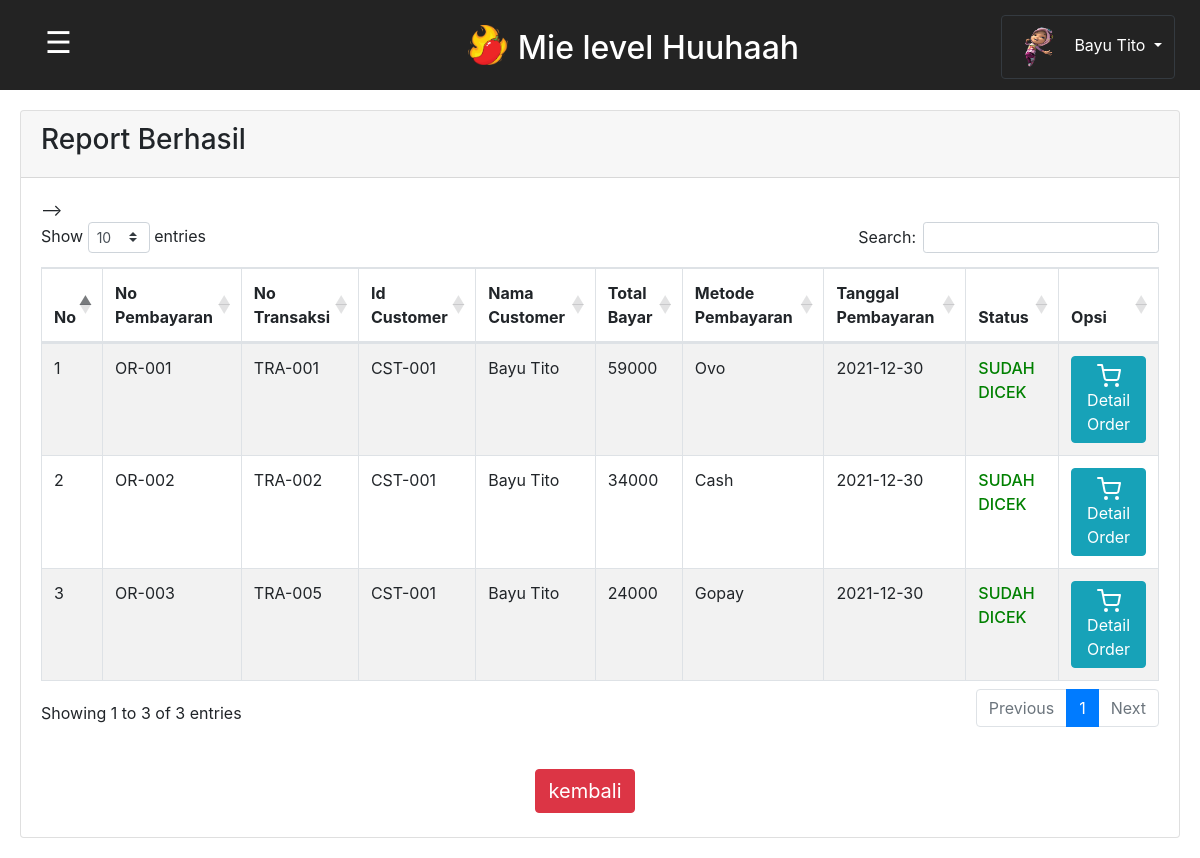
The app's page /report_berhasil_cst.php (signed in) with its own data.
### tables this page shows
CREATE TABLE `customer` (
  `id_cst` varchar(20) NOT NULL,
  `nama_cst` varchar(50) DEFAULT NULL,
  `alamat_cst` varchar(30) DEFAULT NULL,
  `nohp_cst` varchar(30) DEFAULT NULL,
  `username` varchar(30) NOT NULL,
  `password` varchar(30) NOT NULL,
  `foto_cst` varchar(30) DEFAULT NULL
);

CREATE TABLE `bayar_berhasil` (
  `no_bayar` varchar(20) NOT NULL,
  `no_transaksi` varchar(20) NOT NULL,
  `id_cst` varchar(20) NOT NULL,
  `total_byr` int(50) NOT NULL,
  `jenis_byr` varchar(20) NOT NULL,
  `tgl_byr` date NOT NULL,
  `status` varchar(20) NOT NULL
);

### functions.php (called while the page is built, shortened)
<?php
$conn = mysqli_connect("localhost", "root", "", "dbresto");
function query($query){
	global $conn;
	$result = mysqli_query($conn, $query);
	$rows = [];
	while ($row = mysqli_fetch_assoc($result)){
		$rows[] = $row;
	}
	return $rows;
}
?>

### report_berhasil_cst.php (the view, shortened to what this page needs)
<?php
require "functions.php";
$id = $_SESSION['id_cst'];
$menu = query("SELECT bayar_berhasil.no_bayar, bayar_berhasil.no_transaksi, bayar_berhasil.id_cst, customer.nama_cst, bayar_berhasil.total_byr,
        bayar_berhasil.jenis_byr, bayar_berhasil.tgl_byr, bayar_berhasil.status FROM bayar_berhasil, customer WHERE bayar_berhasil.id_cst = customer.id_cst AND bayar_berhasil.id_cst = '$id'");
?>
<!DOCTYPE html>
<html lang="en">
<head>
    <link rel="stylesheet" href="style.css?v=1.0">
    <link rel="stylesheet" type="text/css" href="https://cdnjs.cloudflare.com/ajax/libs/twitter-bootstrap/4.5.2/css/bootstrap.css">
	<link rel="stylesheet" type="text/css" href="https://cdn.datatables.net/1.10.22/css/dataTables.bootstrap4.min.css">
</head>
<body>
        <div class="judul sticky-top">
            <button class="openbtn" onclick="openNav()">&#9776;</button>
            <div class="brand row align-items-center justify-content-center">
                <img src="img/logo.png" class="logo">
                <h2>Mie level Huuhaah</h2>
            </div>
            <div class="account">
                <div class="dropdown">
                        <?php
                            $id = $_SESSION['id_cst'];
                            $hasil = mysqli_query($conn,"SELECT * FROM customer WHERE id_cst = '$id'");
                            $data = mysqli_fetch_assoc($hasil);
                        ?>
                    <button class="btn btn-dark dropdown-toggle" type="button" id="dropdownMenuButton2" data-bs-toggle="dropdown" aria-expanded="true">
                        <img src="photo/<?= $data['foto_cst'];?>" class="bulat" style="background-size:cover;"><?= $data['nama_cst'];?>
                    </button>
                </div>
            </div>
        </div>
        <div class="content" id="content">
                <div class="card">
		            <div class="card-header">
			            <h3>Report Berhasil</h3>
		            </div>
                    <div class="card-body">
                        <table border="1" id="example" class="table table-striped table-bordered" cellspacing="0" width="100%">
                            <thead>
                                <tr>
                                    <th>No</th>
                                    <th>No Pembayaran</th>
                                    <th>No Transaksi</th>
                                    <th>Id Customer</th>
                                    <th>Nama Customer</th>
                                    <th>Total Bayar</th>
                                    <th>Metode Pembayaran</th>
                                    <th>Tanggal Pembayaran</th>
                                    <th>Status</th>
                                    <th>Opsi</th>
                                </tr>
                            </thead>
                           <!-- <?php $i=1; ?>
                            <?php foreach ($menu as $row): ?> -->
                                <tr>
                                    <td><?= $i; ?></td>
                                    <td><?= $row["no_bayar"]; ?></td>
                                    <td><?= $row["no_transaksi"]; ?></td>
                                    <td><?= $row["id_cst"]; ?></td>
                                    <td><?= $row["nama_cst"]; ?></td>
                                    <td><?= $row["total_byr"]; ?></td>
                                    <td><?= $row["jenis_byr"]; ?></td>
                                    <td><?= $row["tgl_byr"]; ?></td>
                                    <td style="color:green; font-weight:500;"><?= $row["status"]; ?></td>
                                    <td>
                                        <a href="report_order_cst.php?id=<?=$row['no_transaksi']?>" class="link btn btn-info"> <span data-feather="shopping-cart"></span> Detail Order</a>
                                    </td>
                                </tr>
                            <!-- <?php $i++;?>
                            <?php endforeach ?> --> -->
                        </table>
                        <div class="col-12 row justify-content-center mt-3 mb-1">
                                <a  href="report_cst.php"
                                    name="bayar" id="bayar"
                                    style="font-size: 20px;" name="detail"
                                    class="btn btn-danger mt-4">
                                    kembali
                                </a>
                        </div>
                    </div>
                </div>
        </div>
</body>
</html>

### style.css (style rules this page uses)
body { font-family: 'roboto'; background-color: #ddd; }
.judul { background: #232323; padding: 25px; width: 100%; }
.judul h2 { text-align: center; height: 15px; color: #ffffff; margin-top: -10px; }
.brand img { width: 40px; height: 40px; margin: 0 10px 0 0; }
.openbtn { font-size: 30px; float: left; cursor: pointer; background-color: #232323; color: white; padding: 5px 20px; border: none; text-align: start; margin-top: -10px; }
.account { display: block; float: right; cursor: pointer; color: black; margin-top: -50px; }
.bulat { position: relative; width: 50px; height: 50px; border-radius: 50%; margin: 0 10px 0 0; background-size: cover; }
#dropdownMenuButton2 { background-color: #232323; color: white; }
#content { transition: margin-left .5s; padding: 20px; }

### records on screen
customer: foto_cst (picture), nama_cst "Bayu Tito"
bayar_berhasil: no_bayar "OR-001", no_transaksi "TRA-001", id_cst "CST-001", id_cst.nama_cst "Bayu Tito", total_byr "59000", jenis_byr "Ovo", tgl_byr "2021-12-30", status "SUDAH DICEK"
bayar_berhasil: no_bayar "OR-002", no_transaksi "TRA-002", id_cst "CST-001", id_cst.nama_cst "Bayu Tito", total_byr "34000", jenis_byr "Cash", tgl_byr "2021-12-30", status "SUDAH DICEK"
bayar_berhasil: no_bayar "OR-003", no_transaksi "TRA-005", id_cst "CST-001", id_cst.nama_cst "Bayu Tito", total_byr "24000", jenis_byr "Gopay", tgl_byr "2021-12-30", status "SUDAH DICEK"
